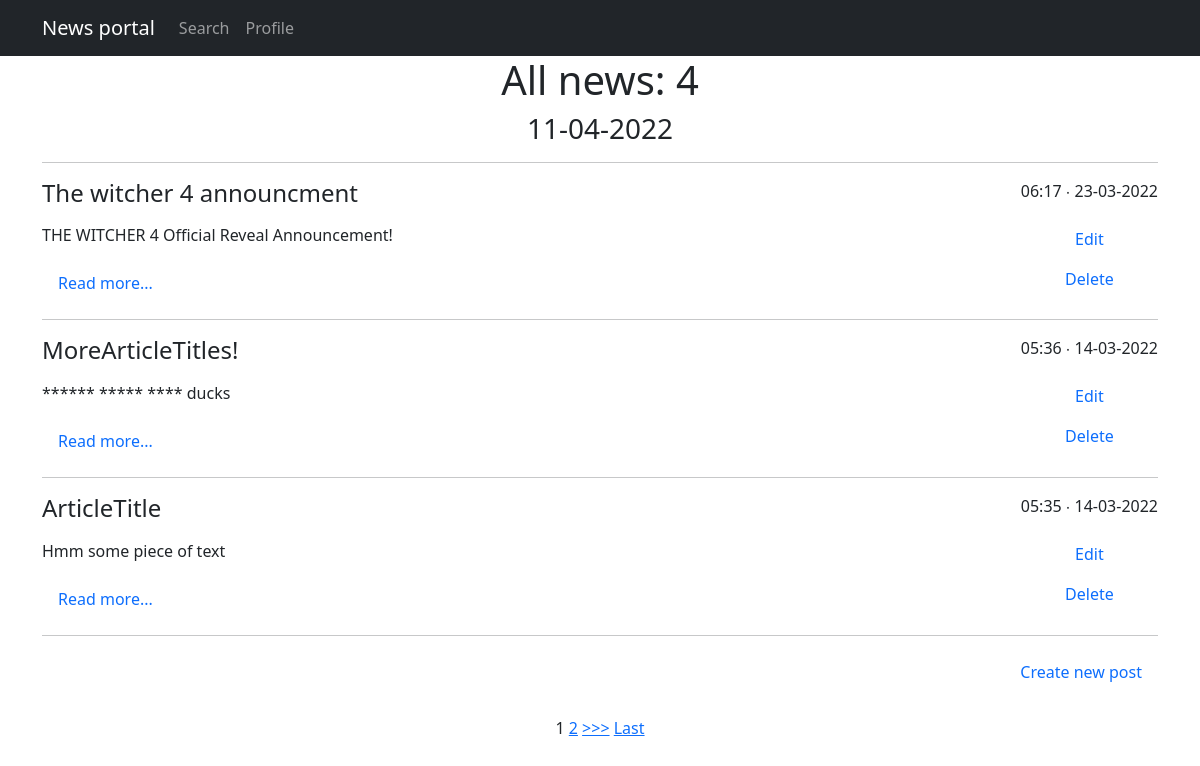
The page /news/ on the database as committed earlier.
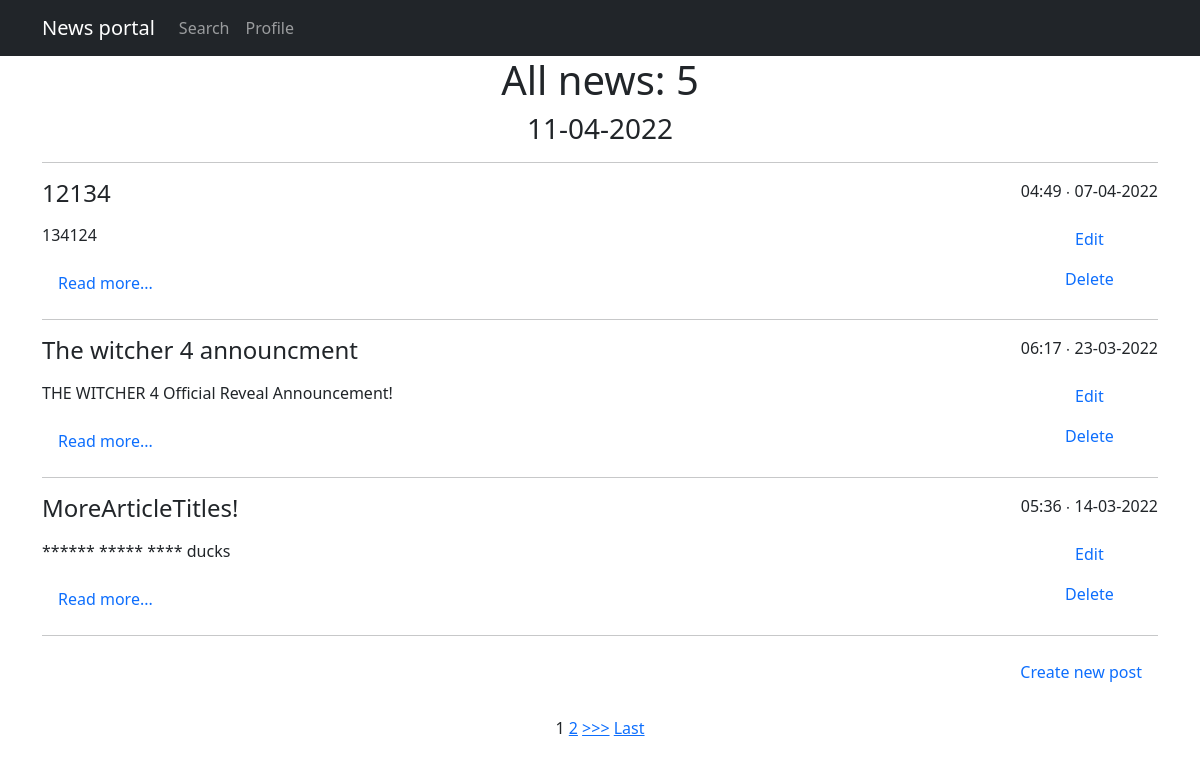
The same page on the database as committed later.
### news/models.py (models this page shows, shortened)
class Post(models.Model):
    author = models.ForeignKey(Author, on_delete = models.CASCADE)
    NEWS = 'NW'
    ARTICLE = 'AR'
    CATEGORY_CHOICES = (
        (NEWS, 'News'),
        (ARTICLE, 'Article')
    )
    categoryType = models.CharField(max_length = 2, choices = CATEGORY_CHOICES, default = ARTICLE)
    dateCreation = models.DateTimeField(auto_now_add = True)
    postCategory = models.ManyToManyField(Category, through = 'PostCategory')
    title = models.CharField(max_length = 128)
    text = models.TextField()
    rating = models.SmallIntegerField(default = 0)

### news/views.py (the view)
# urls.py: path('', PostList.as_view()),
class PostList(ListView):
    model = Post
    template_name = 'posts.html'
    context_object_name = 'posts'
    ordering = '-dateCreation'
    paginate_by = 3
    def get_filter(self):
        return PostFilter(self.request.GET, queryset=super().get_queryset())
    def get_queryset(self):
        return self.get_filter().qs
    def get_context_data(self, *args, **kwargs):
        return {
            **super().get_context_data(*args, **kwargs),
            'filter': self.get_filter(),
            'time_now' : datetime.utcnow(),
            'length' : Post.objects.count()
        }

### news/templatetags/custom_filters.py (called while the page is built)
@register.filter(name='censor')
def censor(value):
    if not isinstance(value, str):
        raise ValueError('Cant censor not str object')
    for i in ban_words:
        value = value.replace(i[0:], '*' * len(i) )
    return value

### templates/posts.html (shortened to what this page needs)
{% extends 'flatpages/default.html' %}
{% load custom_filters %}
{% block content %}
<h1>All news: {{ length }}</h1>
<h3> {{ time_now|date:'d-m-Y' }} </h3>
<hr>
{% for post in posts %}
<div style="float: right"><p>{{ post.dateCreation|date:'h:i ∙ d-m-Y ' }}</p>
<a class="nav-link" href="{% url 'postUpdate' post.id %}">Edit</a>
<a class="nav-link" href="{% url 'postDelete' post.id %}">Delete</a></div>
<div align="left">
    <h4><p>{{post.title|censor}}</p></h4>
    <p>{{ post.text|truncatewords:50|censor }}</p>
    <a class="nav-link" href="{% url 'postDetail' post.id %}">Read more...</a>
    <hr>
</div>
{% endfor %}
<div align="right">
    <a class="nav-link" href="{% url 'postCreate' %}">Create new post</a> <br>
</div>
<p>
    {% if is_paginated %}
        {% for num in page_obj.paginator.page_range %}
            {% if page_obj.number == num %}
                <a>{{ num }}</a>
            {% elif num > page_obj.number|add:'-3' and num < page_obj.number|add:'3' %}
                <a  href="?page={{ num }}">{{ num }}</a>
            {% endif %}
        {% endfor %}
        {% if page_obj.has_next %}
            <a href="?page={{ page_obj.next_page_number }}">>>></a>
            <a href="?page={{ page_obj.paginator.num_pages }}">Last</a>
        {% endif %}
    {% endif %}
</p>
{% endblock content %}

Rows that differ between the two databases and show on the page:
no longer on this page (row unchanged): Post: dateCreation "05:35 ∙ 14-03-2022", title|censor "ArticleTitle", text|censor "Hmm some piece of text"
added Post: dateCreation "04:49 ∙ 07-04-2022", title|censor "12134", text|censor "134124"
Other text that changed with them:
{{ length }}: "4" → "5"
